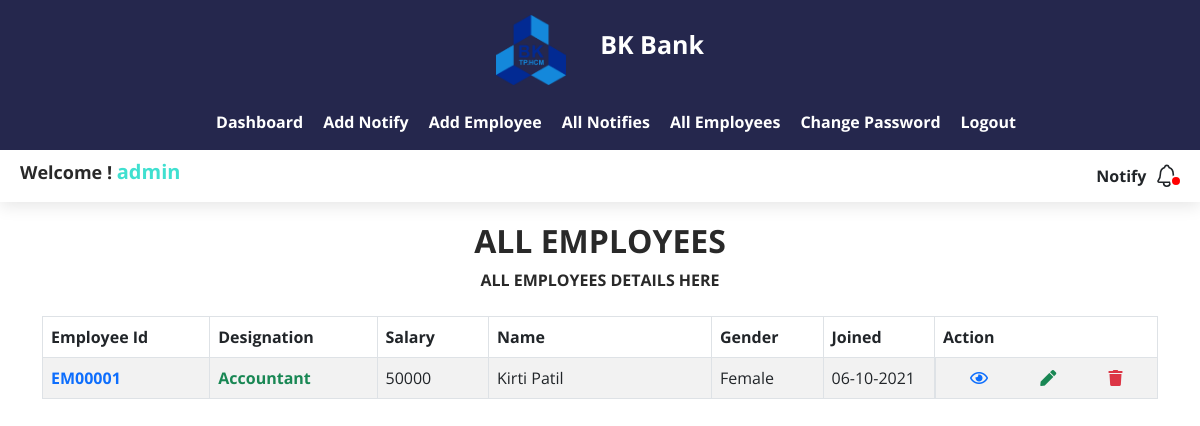
The app's page /pages/Employes_Detailes.php?type=n (signed in) with its own data.
### tables this page shows
CREATE TABLE
    `employe` (
        `id` int(11) NOT NULL,
        `employe_id` varchar(255) NOT NULL,
        `role` varchar(255) NOT NULL DEFAULT 'employee',
        `name` varchar(255) NOT NULL,
        `gender` varchar(255) NOT NULL,
        `email_id` varchar(255) NOT NULL,
        `birthday` date NOT NULL,
        `phone_no` varchar(15) NOT NULL,
        `district` varchar(255) NOT NULL,
        `city` varchar(255) NOT NULL,
        `designation` varchar(255) NOT NULL,
        `salary` int(50) NOT NULL,
        `join_date` timestamp NOT NULL DEFAULT current_timestamp() ON UPDATE current_timestamp()
    );

### pages/Employes_Detailes.php (the view, shortened to what this page needs)
<?php
    include '../components/Navigation__Bar.php';
        $sql = mysqli_query($con,"SELECT * FROM employe ORDER BY id DESC");
?>
        <?php include '../components/User_Name.php' ?>
        <div class="container" id="display_record">
            <div class="row text-center">
                <h2>All Employees</h2>
                <p>All Employees Details Here</p>
            </div>
            <div class="table-responsive mt-2">
                <table class="table table-striped table-hover table-bordered">
                    <thead>
                        <tr>
                            <th width="15%" scope="col">Employee Id</th>
                            <th width="15%" scope="col">Designation</th>
                            <th width="10%" scope="col">Salary</th>
                            <th width="20%" scope="col">Name</th>
                            <th width="10%" scope="col">Gender</th>
                            <th width="10%" scope="col">Joined</th>
                            <th width="20%" scope="col">Action</th>
                        </tr>
                    </thead>
                    <tbody>
                        <?php
                            while ($row = mysqli_fetch_assoc($sql)){
                        ?>
                            <tr>
                                <th scope="row" class="text-primary"><?php echo $row['employe_id']; ?></th>
                                <th scope="row" class="text-success"><?php echo  $row['designation']; ?></th>
                                <td><?php echo $row['salary']?></td>
                                <td><?php echo $row['name']?></td>
                                <td><?php echo $row['gender']?></td>
                                <td><?php
                                        $dateStr=strtotime($row['join_date']);
                                        echo date('d-m-Y',$dateStr);
                                    ?></td>
                                <td class="d-flex justify-content-around">
                                    <a href="New__Employe.php?type=n&id=<?php echo $row['id']?>&option=view"><i class="far fa-eye text-primary"></i></a>
                                    <a href="New__Employe.php?type=n&id=<?php echo $row['id']?>&option=edit"><i class="fas fa-pen text-success"></i></a>
                                    <a href="?type=n&id=<?php echo $row['employe_id']?>&option=delete"><i class="fas fa-trash text-danger"></i></a>
                                </td>
                            </tr>
                        <?php } ?>
                    </tbody>
                </table>
            </div>
        </div>
<?php
    include '../components/Footer.php';
?>

### style/style.css (style rules this page uses)
* { padding: 0; margin: 0; box-sizing: border-box; }
body { font-family: 'Open Sans', sans-serif; background-color: #FFFFFF; }
:root { --heading__color:#292929; --subheading__color:#007bff; --tab__bg:#377dff; --log__color:#40E0D0; --tab_nav_color:#fff; --box__shadow: 0 4px 16px rgb(0 0 0 / 10%); }
a { text-decoration: none; color: inherit; }
#display_record h2, #display_record p { color:var(--heading__color); font-weight:bold; text-transform:uppercase; }
#display_record { margin-top:20px; }

### records on screen
employe: employe "EM00001", designation "Accountant", salary "50000", name "Kirti Patil", gender "Female", join_date "06-10-2021"

### other values on screen
$_SESSION['USER_NAME'] "admin"
